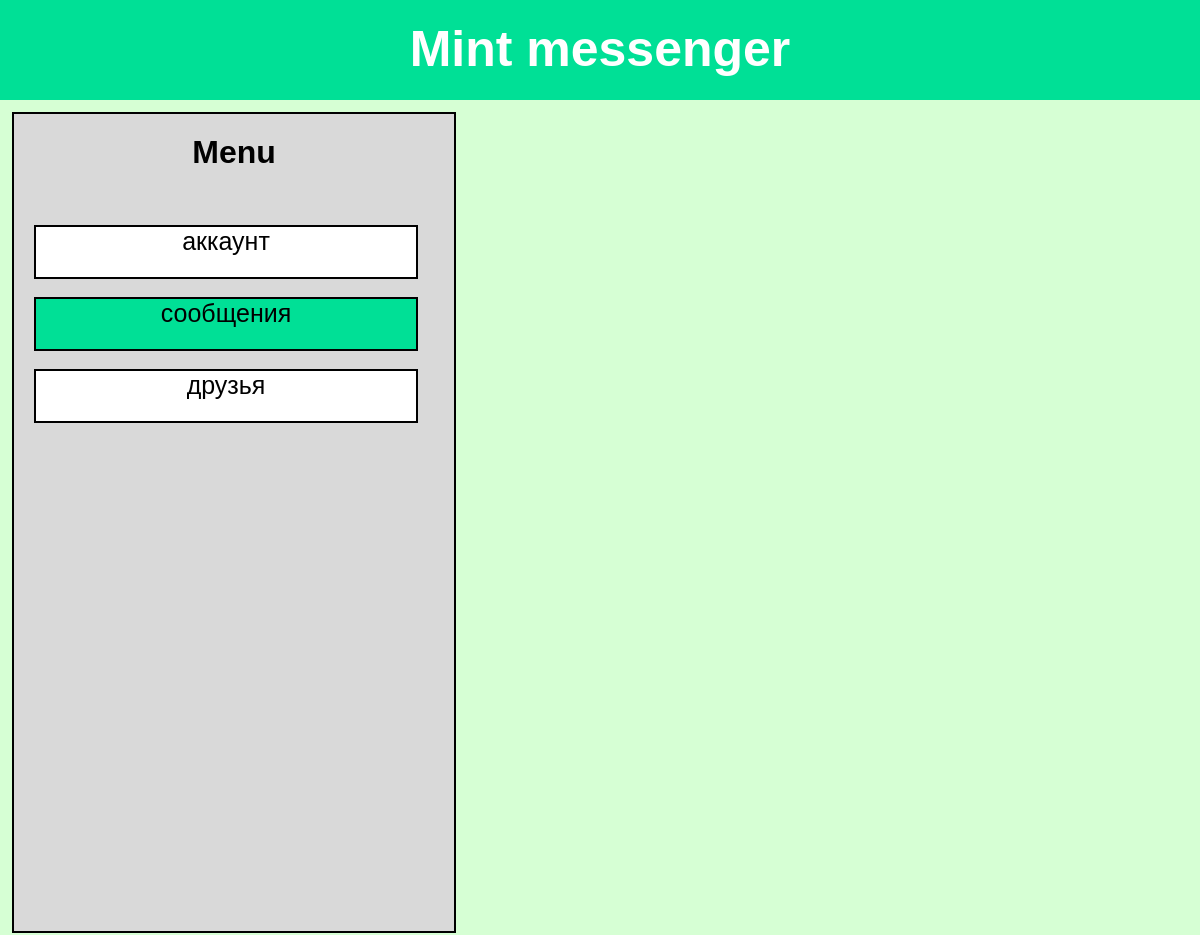
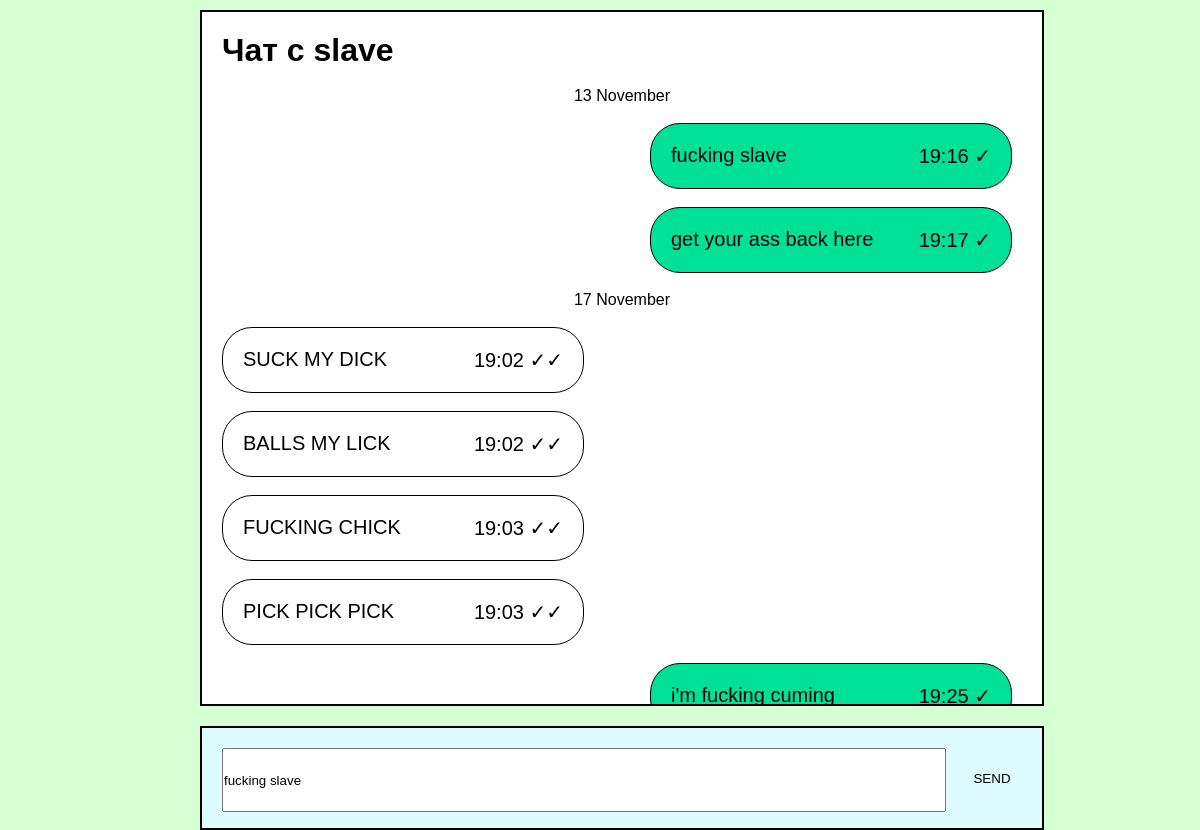
Screenshot of /chats/2/edit/1/ (signed in) with the database file from the repository (2 pictures, top to bottom).
### mint/models.py (models this page shows)
class Messages(models.Model):
    message = models.TextField()
    send_time = models.DateTimeField(auto_now_add=True)
    user = models.ForeignKey(User, db_index=True, on_delete=models.CASCADE, related_name='user')
    user_to = models.ForeignKey(User, db_index=True, on_delete=models.CASCADE, related_name='user_to')
    is_read = models.BooleanField(default=False)
    class Meta:
        ordering = ('send_time', 'message')
    def get_absolute_url_edit(self):
        return reverse('edit', kwargs={'user': User.objects.get(id=self.user_to_id).id,
                                       'message': self.pk})
    def get_absolute_url_delete(self):
        return reverse('delete', kwargs={'message': self.pk})

### mint/views.py (the view, shortened to what this page needs)
# urls.py: path('chats/<int:user>/edit/<int:message>/', EditMessage.as_view(), name='edit'),
class EditMessage(DataMixin, UpdateView):
    model = Messages
    pk_url_kwarg = 'message'
    template_name = 'mint/message_edit.html'
    form_class = EditMessageForm
    def dispatch(self, request, *args, **kwargs):
        if not request.user.is_authenticated:
            return HttpResponseRedirect(LOGOUT_REDIRECT_URL)
        return super().dispatch(request, *args, **kwargs)
    def get_messages(self):
        messages = []
        user = self.kwargs['user']
        user_id = self.request.user.id
        previous_date = ''
        return get_messages(messages, user, user_id, previous_date)
    def get_context_data(self, *, objects_list=None, **kwargs):
        context = super().get_context_data(**kwargs)
        c_def = self.get_user_context(title='Чат с ' + User.objects.get(id=self.kwargs['user']).username,
                                      id=self.object.id,
                                      messages=self.get_messages(),
                                      option_selected=2)
        return dict(list(context.items()) + list(c_def.items()))

### mint/forms.py
class EditMessageForm(forms.ModelForm):
    class Meta:
        model = Messages
        fields = ['message']
        widgets = {
            'message': forms.TextInput(attrs={'autofocus': True,
                                              'class': 'input_field',
                                              'autocomplete': 'off',
                                              'placeholder': 'write something...',
                                              'title': ''})
        }
    def __init__(self, *args, **kwargs):
        super(EditMessageForm, self).__init__(*args, **kwargs)
        self.fields['message'].label = ''

### mint/templatetags/mint_tags.py (called while the page is built)
@register.inclusion_tag('mint/message_template.html')
def message(m):
    return {'m': m}

### mint/utils.py (called while the page is built)
    def get_user_context(self, **kwargs):
        context = kwargs
        context['menu'] = menu
        return context

### mint/views.py (called while the page is built)
def get_date(given_date, date_shape):
    if date.today().strftime('%Y') == given_date.strftime('%Y'):
        if date.today() == given_date.date():
            message_date = 'Today'
        elif date.today() - timedelta(days=1) == given_date.date():
            message_date = 'Yesterday'
        else:
            message_date = given_date.strftime(date_shape)
    else:
        message_date = given_date.strftime(date_shape + ', %Y')
    return message_date

### mint/templates/mint/message_edit.html (shortened to what this page needs)
{% extends 'mint/base.html' %}
{% load mint_tags %}
{% block content %}
<div class="block messages overflow">
    <h1>{{ title }}</h1>
    <br>
    {% for m in messages %}
    {% if not forloop.first %}
    <br>
    {% endif %}
    <div style="text-align: center">
        {% if m.date %}
        <p>{{ m.date }}</p>
        {% endif %}
    </div>
    {% if m.date %}
    <br>
    {% endif %}
    {% if m.message.id == id %}
    {% message m=m %}
    {% else %}
    {% message m=m %}
    {% endif %}
    {% empty %}
    <h1 style="text-align: center">Пока сообщений нет :(</h1>
    {% endfor %}
</div>
<div class="message_input">
    <form method="post">
        {{ form.message }}
        <button type="submit" class="message_submit">SEND</button>
    </form>
</div>
{% endblock content %}

### mint/templates/mint/message_template.html (shortened to what this page needs)
{% if m.is_my %}
<div class="message_background" style="display: flex">
    <div class="message your">
        <p>{{ m.message.message }}</p>
        {% if m.is_read %}
        <p class="send_time">{{ m.send_time|date:'H:i' }} ✓✓</p>
        {% else %}
        <p class="send_time">{{ m.send_time|date:'H:i' }} ✓</p>
        {% endif %}
    </div>
</div>
{% else %}
<div class="message_background" style="display: flex">
    <div class="message">
        <p>{{ m.message.message }}</p>
        {% if m.is_read %}
        <p class="send_time">{{ m.send_time|date:'H:i' }} ✓✓</p>
        {% else %}
        <p class="send_time">{{ m.send_time|date:'H:i' }} ✓</p>
        {% endif %}
    </div>
    <br>
</div>
{% endif %}

### mint/static/mint/css/style.css (style rules this page uses)
* { font-family: Arial; margin: 0; padding: 0; }
.block { display: block; width: 100%; border: 2px solid black; margin: 0; padding: 20px; height: 780px; background-color: #fff }
.overflow { overflow: scroll; overflow-x:hidden }
.messages { height: 652px }
.message { display: block; width: 40%; border-radius: 30px; font-size: 20px; background-color: #fff; color: #000; padding: 20px; border: 1px solid black }
.your { background-color: #00e096; color: #000; margin-left: 428px; }
.message_input { display: block; height: 60px; width: 100%; border: 2px solid black; margin: 20px auto; padding: 20px; background-color: #defbff }
.input_field { display: inline-block; width: 90%; height: 60px }
.message_submit { display: inline-block; width: 60px; height: 60px; float: right; cursor: pointer; border: 0; background-color: #defbff }
.messages p { display: inline }
.send_time { float: right }

### rows the page displays
Messages: date "13 November", message.message "fucking slave", send_time "19:16", message "fucking slave"
Messages: message.message "get your ass back here", send_time "19:17"
Messages: date "17 November", message.message "SUCK MY DICK", send_time "19:02"
Messages: message.message "BALLS MY LICK", send_time "19:02"
Messages: message.message "FUCKING CHICK", send_time "19:03"
Messages: message.message "PICK PICK PICK", send_time "19:03"
Messages: message.message "i'm fucking cuming", send_time "19:25"

### other values shown
{{ i.title }} "аккаунт" "друзья"
{{ i.title }} "сообщения"
{{ title }} "Чат с slave"
